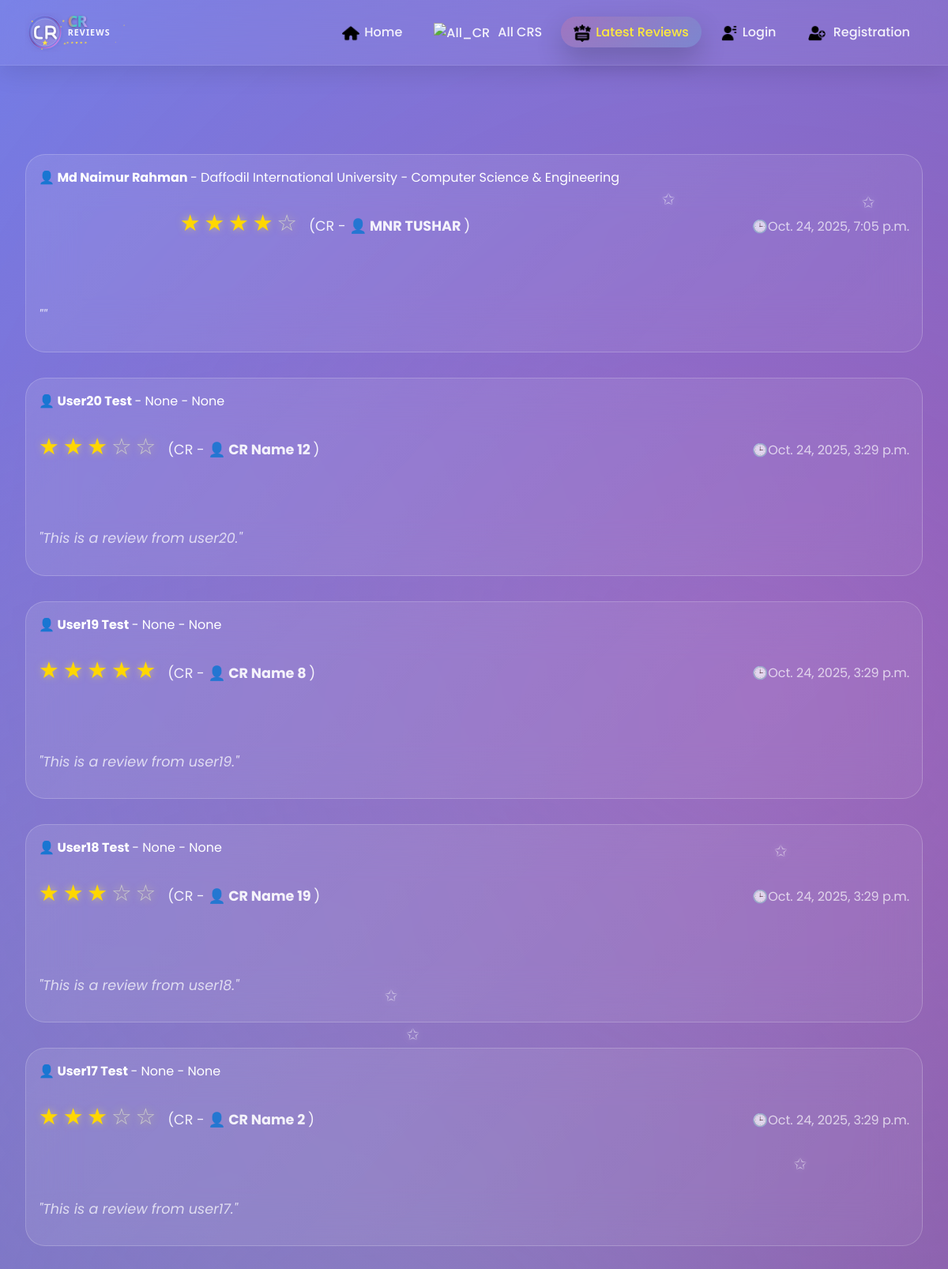
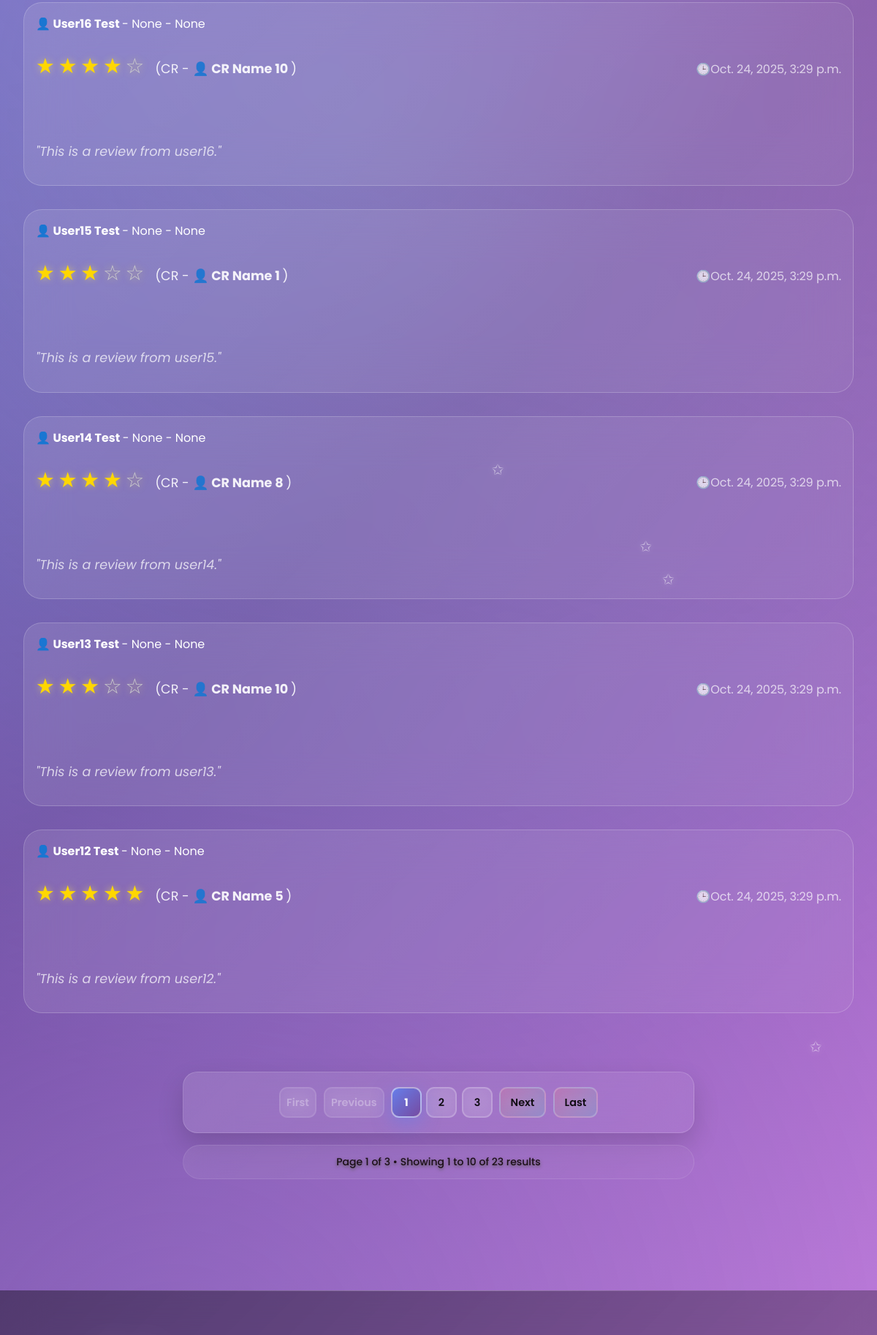
The app's page /latest_reviews/ (upper part), older data (2 pictures, top to bottom).
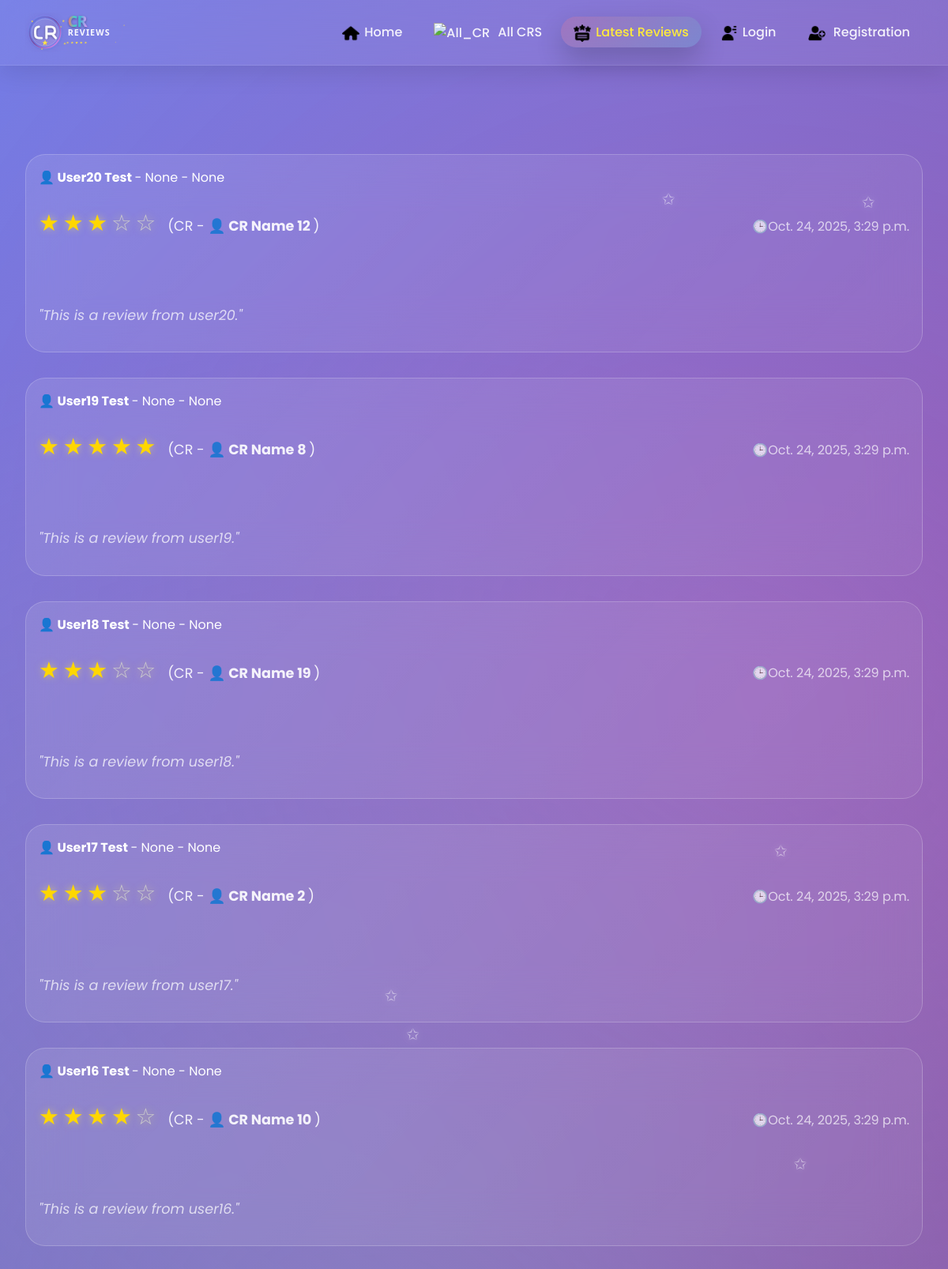
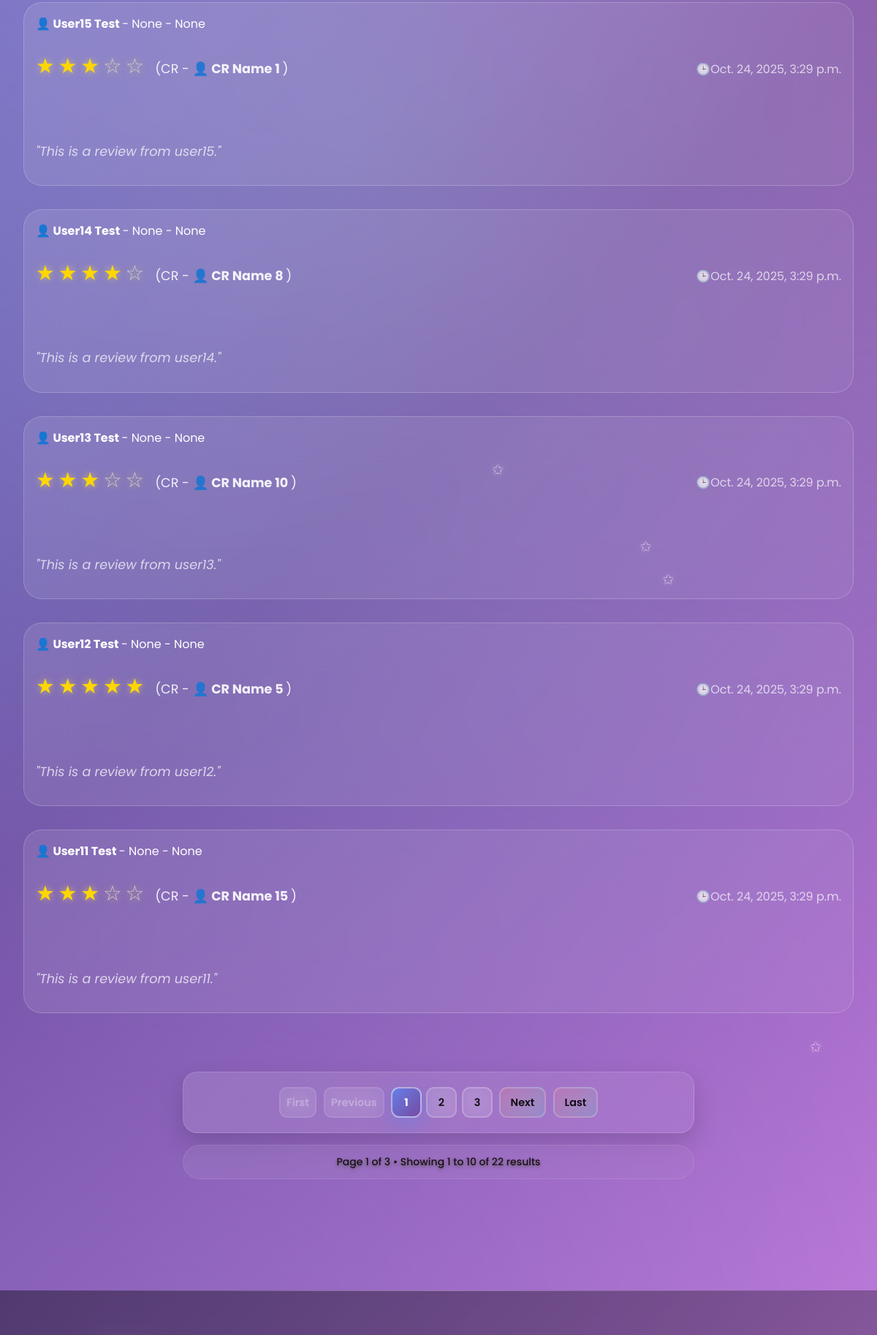
The same page, newer data (2 pictures, top to bottom).
### cr/models.py (models this page shows, shortened)
class Review(models.Model):
    user=models.OneToOneField('userprofile.User', on_delete=models.CASCADE,related_name='userreviews')
    cr_profile=models.ForeignKey(CrProfile, on_delete=models.CASCADE,related_name='cr_reviews')
    rating = models.PositiveSmallIntegerField()
    description = models.TextField(blank=True, null=True)
    slug = models.SlugField(unique=True, blank=True)
    created_at = models.DateTimeField(auto_now_add=True)
    updated_at = models.DateTimeField(auto_now=True)
    deleted_at = models.DateTimeField(blank=True, null=True)

class University(models.Model):
    Public = "Public"
    Private = "Private"
    university_type = [
        (Public,"Public"),
        (Private,"Private"),
    ]
    title =models.CharField(max_length=100,unique=True,blank=False,null=False)
    type =models.CharField(max_length=100,choices=university_type)
    address=models.CharField(max_length=150, blank=True, null=True)
    slug=models.SlugField(blank=True,unique=True)
    created_at=models.DateTimeField(auto_now_add=True)
    updated_at=models.DateTimeField(auto_now=True)
    daleted_at=models.DateTimeField(auto_now=True,blank=True,null=True)
    def __str__(self):
        return self.title

class Department(models.Model):
    university=models.ForeignKey(University, on_delete=models.CASCADE,related_name='departments')
    title=models.CharField(max_length=50,unique=True,blank=False,null=False)
    code=models.CharField(max_length=50,unique=True,blank=True,null=True)
    slug=models.SlugField(blank=True,unique=True)
    created_at=models.DateTimeField(auto_now_add=True)
    updated_at=models.DateTimeField(auto_now=True)
    daleted_at=models.DateTimeField(auto_now=True,blank=True,null=True)
    def __str__(self):
        return self.title

class CrProfile(models.Model):
    user=models.OneToOneField('userprofile.User', on_delete=models.CASCADE,related_name='user_profile')
    university=models.ForeignKey(University, on_delete=models.CASCADE,related_name='university_crs')
    department=models.ForeignKey(Department, on_delete=models.CASCADE,related_name='department_crs')
    cr_status = models.CharField(
    max_length=20,
    choices=[('Present', 'Present CR'), ('Former', 'Former CR')],
    default='Present'
    )
    profile_picture = models.ImageField(upload_to='cr_profile_pictures/', blank=True, null=True)
    name = models.CharField(max_length=100)
    gender = models.CharField(choices=[('M', 'Male'), ('F', 'Female')], max_length=1)
    email = models.EmailField(blank=True, null=True)
    phone = models.CharField(max_length=30, blank=True, null=True)
    st_id = models.CharField(max_length=50, unique=True)
    batch = models.CharField(max_length=20)
    dept_batch = models.CharField(max_length=20 , blank=True, null=True)
    section = models.CharField(max_length=10)
    bio = models.TextField(blank=True, null=True)
    date_of_birth = models.DateField(blank=True, null=True)
    slug = models.SlugField(unique=True, blank=True)
    facebook_url = models.URLField(default='https://www.facebook.com/')
    instagram_url = models.URLField(default='https://www.instagram.com/')
    linkedin_url = models.URLField(default='https://www.linkedin.com/')
    created_at=models.DateTimeField(auto_now_add=True)
    updated_at=models.DateTimeField(auto_now=True)
    deleted_at=models.DateTimeField(auto_now=True,blank=True,null=True)

### userprofile/models.py (models this page shows, shortened)
class User(AbstractBaseUser,PermissionsMixin):
    university=models.ForeignKey(University, on_delete=models.SET_NULL,related_name='university',null=True,blank=True)
    department=models.ForeignKey(Department, on_delete=models.SET_NULL,related_name='department',null=True,blank=True)
    profile_picture=models.ImageField(upload_to=user_profile_picture_path,null=True,blank=True)
    first_name = models.CharField(max_length=50)
    last_name = models.CharField(max_length=50)
    gender = models.CharField(choices=[('M', 'Male'), ('F', 'Female')], max_length=1)
    email = models.EmailField(unique=True)
    phone=models.CharField(max_length=20,null=True,blank=True)
    date_of_birth=models.DateField(null=True,blank=True)
    student_id=models.CharField(max_length=50,unique=True,null=True,blank=True)
    batch=models.CharField(max_length=20,null=True,blank=True)
    dept_batch = models.CharField(max_length=20 , blank=True, null=True)
    section=models.CharField(max_length=20,null=True,blank=True)
    bio=models.TextField(null=True,blank=True)
    facebook_url=models.URLField(default='https://www.facebook.com/')
    instagram_url=models.URLField(default='https://www.instagram.com/')
    linkedin_url=models.URLField(default='https://www.linkedin.com/')
    role=models.CharField(max_length=20, default='student')
    slug=models.SlugField(blank=True,unique=True)
    is_active = models.BooleanField(default=True)
    is_staff = models.BooleanField(default=False)
    created_at = models.DateTimeField(auto_now_add=True)
    updated_at = models.DateTimeField(auto_now=True)
    deleted_at = models.DateTimeField(blank=True, null=True)
    USERNAME_FIELD = 'email'
    REQUIRED_FIELDS = ['first_name','last_name']
    objects = CustomUserManager()
    def get_full_name(self):
        return f"{self.first_name} {self.last_name}"

### cr/views.py (the view)
# urls.py: path('latest_reviews/',latest_reviews,name='latest_reviews'),
def latest_reviews(request):
    reviews=Review.objects.all().order_by('-created_at')
    paginator = Paginator(reviews,10)
    page_number = request.GET.get('page',1)
    try:
        reviews = paginator.page(page_number)
    except PageNotAnInteger:
        reviews = paginator.page(1)
    except EmptyPage:
        reviews = paginator.page(1)
    context={
        'review':reviews,
        'paginator':paginator,
    }
    return render(request,'latest_reviews.html',context)

### templates/latest_reviews.html (shortened to what this page needs)
{% extends 'base.html' %}
{% load  static %}
{% block content %}
    <div id="latest-reviews" class="page">
        <div class="container">
            <div class="section">
                 {% for review in review %}
                <div class="review-card">
                    <div class="review-header">
                        <div>
                             <strong><a href="{% url 'user_view' review.user.slug %}" style="text-decoration: none; color: inherit;">👤 {{review.user.get_full_name}}</a> </strong> - {{review.user.university}} - {{review.user.department}}
                            <div class="rating">
                                {% for i in "12345" %} {% if forloop.counter <= review.rating %}
                                <span class="star filled">★</span>
                                {% else %}
                                <span class="star">☆</span>
                                {% endif %}
                                {% endfor %}
                                <span class="review_cr">(CR - <strong><a href="{% url 'cr_profile' review.cr_profile.slug %}" style="text-decoration: none; color: inherit;">👤 {{review.cr_profile.name}}</a> </strong>)</span>
                            </div>
                        </div>
                        <div style="color: rgba(255,255,255,0.7); font-weight: 400;">🕒{{review.created_at}}</div>
                    </div>
                    <div class="review-text">
                        "{{review.description}}"
                    </div>
                </div>
                {% endfor %}
            </div>
            {% if review.has_other_pages %}
            <div class="pagination-section">
                <div class="pagination">
                    {% if review.has_previous %}
                        <a href="?page=1" class="pagination-btn pagination-first">
                            <span>First</span>
                        </a>
                        <a href="?page={{ review.previous_page_number }}" class="pagination-btn pagination-prev">
                            <span>Previous</span>
                        </a>
                    {% else %}
                        <span class="pagination-btn pagination-disabled">
                            <span>First</span>
                        </span>
                        <span class="pagination-btn pagination-disabled">
                            <span>Previous</span>
                        </span>
                    {% endif %}
                    <div class="pagination-numbers">
                        {% for num in review.paginator.page_range %}
                            {% if review.number == num %}
                                <span class="pagination-btn pagination-active">{{ num }}</span>
                            {% elif num > review.number|add:'-3' and num < review.number|add:'3' %}
                                <a href="?page={{ num }}" class="pagination-btn">{{ num }}</a>
                            {% endif %}
                        {% endfor %}
                    </div>
                    {% if review.has_next %}
                        <a href="?page={{ review.next_page_number }}" class="pagination-btn pagination-next">
                            <span>Next</span>
                        </a>
                        <a href="?page={{ review.paginator.num_pages }}" class="pagination-btn pagination-last">
                            <span>Last</span>
                        </a>
                    {% endif %}
                </div>
                <div class="pagination-info">
                    <p>Page {{ review.number }} of {{ review.paginator.num_pages }} • Showing {{ review.start_index }} to {{ review.end_index }} of {{ review.paginator.count }} results</p>
                </div>
            </div>
            {% endif %}
        </div>
    </div>
{% endblock content %}

### templates/base.html (shortened to what this page needs)
<!DOCTYPE html>
<html lang="en">
{% load static %}
<head>
    <link rel="stylesheet" href="{% static 'style.css' %}">
    <link rel="stylesheet" href="{% static 'add_cr.css' %}">
    <link rel="stylesheet" href="{% static 'user_dashboard.css' %}">
    <link rel="stylesheet" href="{% static 'edit_user_settings.css' %}">
    <link rel="stylesheet" href="{% static 'footer/about.css' %}">
    <link rel="stylesheet" href="{% static 'footer/developer.css' %}">
    <link rel="stylesheet" href="{% static 'footer/footer.css' %}">
</head>
<body>
    <nav class="navbar">
        <div class="nav-container">
            <a href="{% url 'home' %}"  style="display: flex; align-items: center; text-decoration: none;">
            <img src="{% static 'logo.svg' %}" alt="CR Reviews" style="height:50px !important; width:auto !important; margin-right:10px;">
            </a>
            <ul class="nav-links">
                <li>
                <a href="{% url 'home' %}" class="nav-link {% if request.resolver_match.url_name == 'home' %}active{% endif %}">
                     <img class="h" src="{% static 'icons/home.png' %}" alt="Home" width="22" height="22">Home
                </a>
                </li>
                <li>
                <a href="{% url 'all_cr' %}" class="nav-link {% if request.resolver_match.url_name == 'all_cr' %}active{% endif %}">
                    <img src="{% static 'icons/audience.png' %}" alt="All_CR" width="24" height="24">
                    All CRS
                </a>
                </li>
                <li>
                <a href="{% url 'latest_reviews' %}" class="nav-link {% if request.resolver_match.url_name == 'latest_reviews' %}active{% endif %}">
                <img src="{% static 'icons/feedback.png' %}" alt="All_CR" width="24" height="24">Latest Reviews
                 </a>
                </li>
                {% if user.is_authenticated %}
                <li class="user-dropdown">
                <a href="#" class="nav-link user-profile-btn">
                    <span class="user-avatar">
                    {% if user.profile_picture %}
                        <img src="{{ user.profile_picture.url }}" alt="{{ user.name }}" />
                    {% else %}
                        {{ user.first_name|first|upper }}
                    {% endif %}
                    </span>
                    <span class="user-name">{{user.first_name}}</span>
                    <span class="dropdown-arrow">▼</span>
                </a>
                <div class="dropdown-menu">
                    <div class="dropdown-header">
                        <div class="user-avatar-large">
                            {% if user.profile_picture %}
                            <img src="{{ user.profile_picture.url }}" alt="{{ user.name }}" />
                            {% else %}
                            <span>{{ user.first_name|first|upper }}</span>
                            {% endif %}
                        </div>
                        <div class="user-info">
                            <strong>{{user.first_name}} {{user.last_name}}</strong>
                            <small>{{user.role|capfirst}}</small>
                        </div>
                    </div>
                    <div class="dropdown-divider"></div>
                    <a href="{% url 'user_dashboard' user.slug %}" class="dropdown-item">
                        <span class="dropdown-icon">🧭</span>
                        Dashboard
                    </a>
                    <a href="{% url 'view_profile' user.slug %}" class="dropdown-item">
                        <span class="dropdown-icon">👤</span>
                        View Profile
                    </a>
                    <a href="{% url 'add_cr' %}" class="dropdown-item">
                        <span class="dropdown-icon">➕</span>
                        Add New CR
                    </a>
                    <a href="{% url 'settings' %}" class="dropdown-item">
                        <span class="dropdown-icon">⚙️</span>
                        Settings
                    </a>
                    <div class="dropdown-divider"></div>
                    <a href="{% url 'logout' %}" class="dropdown-item logout-btn">
                        <span class="dropdown-icon">🚪</span>
                        Logout
                    </a>
                </div>
                </li>
                {% else %}
                <li><a href="{% url 'login'%}" class="nav-link" ><img src="{% static 'icons/user.png' %}" alt="All_CR" width="24" height="24">Login</a></li>
                <li><a href="{%url 'registration'%}" class="nav-link"><img src="{% static 'icons/add-user.png' %}" alt="All_CR" width="24" height="24"> Registration</a></li>
                {% endif %}
            </ul>
        </div>
    </nav>
    {% block content %}
    {% endblock content %}
    {% include 'footer_page/footer.html' %}
</body>
</html>

### templates/footer_page/footer.html (shortened to what this page needs)
{% load static %}
<footer class="footer">
</footer>

### static/user_dashboard.css (style rules this page uses)
.review-header { display: flex; justify-content: space-between; align-items: center; margin-bottom: 1rem; }
.review-text { color: rgba(255, 255, 255, 0.8); line-height: 1.6; margin-bottom: 1rem; }

### static/footer/footer.css (style rules this page uses)
.footer { background: linear-gradient(135deg, rgba(0, 0, 0, 0.4), rgba(0, 0, 0, 0.2)); backdrop-filter: blur(30px); padding: 4rem 0; margin-top: 6rem; color: white; position: relative; overflow: hidden; }
.footer::before { content: ''; position: absolute; top: 0; left: 0; right: 0; height: 1px; background: linear-gradient(90deg, transparent, rgba(255, 255, 255, 0.3), transparent); }

Row changes from the older to the newer data that the page shows:
removed Review: user.get_full_name "Md Naimur Rahman", user.university "Daffodil International University", user.department "Computer Science & Engineering", rating 4 (drawn), cr_profile.name "MNR TUSHAR", created_at "Oct. 24, 2025, 7:05 p.m."
now on this page (row unchanged): Review: user.get_full_name "User11 Test", user.university "None", user.department "None", rating 3 (drawn), cr_profile.name "CR Name 15", created_at "Oct. 24, 2025, 3:29 p.m.", description "This is a review from user11."
Text that changed along with them:
{{ review.paginator.count }}: "23" → "22"
